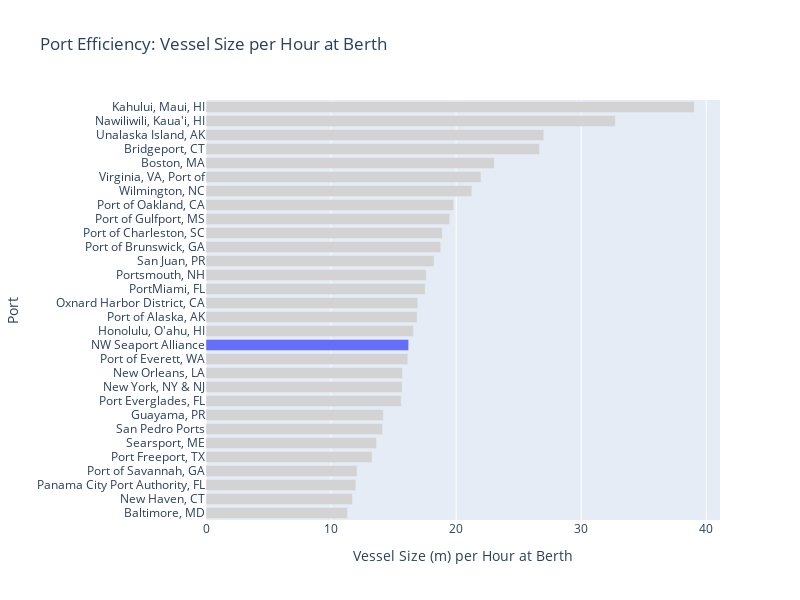

Notebook cell for this chart:
### Markdown cell above
## PNREC Visualizations

### National Context

To put the Northwest Seaport Alliance in context, we present various KPIs and associated trends

#### Efficiency Rankings

### Code cell
#group and define efficiency metrict
df = (
    calls_df
    .with_columns(
        (pl.col('vessel_size')/pl.col('hrs_at_berth')).alias('Efficiency Score')
    )
)

bar_ranking(
    df,
    cat_group='port_group',
    stat_col='Efficiency Score',
    stat_alias='Vessel Size (m) per Hour at Berth',
    title='Port Efficiency: Vessel Size per Hour at Berth',
    limit=30,
    labels={'port_group':'Port'},
    highlight='NW Seaport Alliance',
    width=800,
    height=600,
)

### Figure 1 — Plotly figure (JSON) as saved in the notebook; plotly's stock layout.template omitted (floating-point values rounded to 4 significant figures)
{"data": [{"hovertemplate": "Vessel Size (m) per Hour at Berth=%{x}<br>Port=%{y}<extra></extra>", "legendgroup": "", "marker": {"color": ["lightgrey", "lightgrey", "lightgrey", "lightgrey", "lightgrey", "lightgrey", "lightgrey", "lightgrey", "lightgrey", "lightgrey", "lightgrey", "lightgrey", "#636efa", "lightgrey", "lightgrey", "lightgrey", "lightgrey", "lightgrey", "lightgrey", "lightgrey", "lightgrey", "lightgrey", "lightgrey", "lightgrey", "lightgrey", "lightgrey", "lightgrey", "lightgrey", "lightgrey", "lightgrey"], "pattern": {"shape": ""}}, "name": "", "orientation": "h", "showlegend": false, "textposition": "auto", "type": "bar", "x": [11.31, 11.72, 11.98, 12.08, 13.28, 13.64, 14.12, 14.18, 15.61, 15.69, 15.7, 16.13, 16.21, 16.59, 16.89, 16.93, 17.53, 17.61, 18.24, 18.77, 18.9, 19.49, 19.81, 21.26, 21.99, 23.05, 26.67, 27.01, 32.73, 39.05], "xaxis": "x", "y": ["Baltimore, MD", "New Haven, CT", "Panama City Port Authority, FL", "Port of Savannah, GA", "Port Freeport, TX", "Searsport, ME", "San Pedro Ports", "Guayama, PR", "Port Everglades, FL", "New York, NY & NJ", "New Orleans, LA", "Port of Everett, WA", "NW Seaport Alliance", "Honolulu, O'ahu, HI", "Port of Alaska, AK", "Oxnard Harbor District, CA", "PortMiami, FL", "Portsmouth, NH", "San Juan, PR", "Port of Brunswick, GA", "Port of Charleston, SC", "Port of Gulfport, MS", "Port of Oakland, CA", "Wilmington, NC", "Virginia, VA, Port of", "Boston, MA", "Bridgeport, CT", "Unalaska Island, AK", "Nawiliwili, Kaua'i, HI", "Kahului, Maui, HI"], "yaxis": "y"}], "layout": {"barmode": "relative", "height": 600, "legend": {"tracegroupgap": 0}, "title": {"text": "Port Efficiency: Vessel Size per Hour at Berth"}, "width": 800, "xaxis": {"anchor": "y", "domain": [0, 1], "title": {"text": "Vessel Size (m) per Hour at Berth"}}, "yaxis": {"anchor": "x", "domain": [0, 1], "title": {"text": "Port"}}}}
